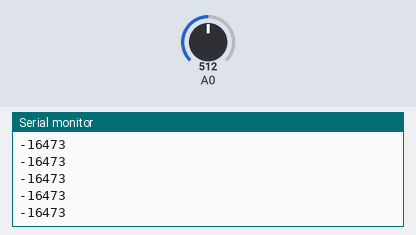
A sketch run on a simulated Arduino Uno, built with avr-gcc and run on an emulated ATmega328P. Parts: the last lines printed to the serial monitor. The inputs (shaded band) are chosen by the test bench; at power-on: A0 = 512.

Above: at 1.2 s.
1.3 s: A0 set to 716
At 2.3 s:
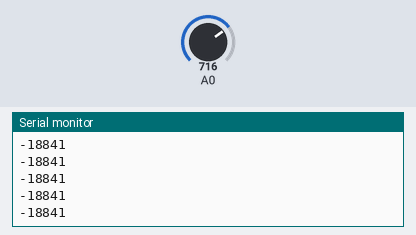
2.8 s: A0 set to 900
At 3.7 s:
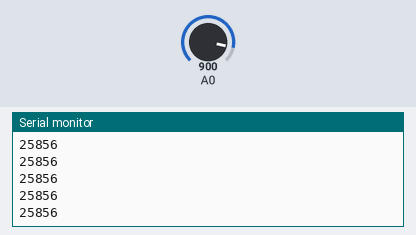
Timing chart, 0 to 5.8 s (numbered marks = the images above; inputs shaded):
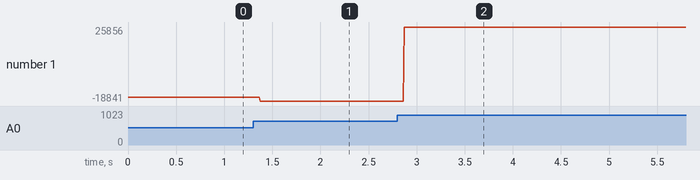

The sketch:

ewma.ino
```cpp
int prevValue;
// the setup routine runs once when you press reset:
void setup() {
  // initialize serial communication at 9600 bits per second:
  Serial.begin(9600);
}

// the loop routine runs over and over again forever:
void loop() {
  // read the input on analog pin 0:
  int sensorValue = pow(analogRead(A0)-300,2);
  int smoothValue = 0.8 * sensorValue + 0.2 * prevValue;
  int prevValue = smoothValue;
  // print out the value you read:
  Serial.println(smoothValue);
  delay(1);  // delay in between reads for stability
}
```

Measured:
- after the input at 1.3 s, the serial monitor: prints a new line after 0.07 s (image 1)
- after the input at 2.8 s, the serial monitor: prints a new line after 0.07 s (image 2)
- plotted number 1: -16473 → -18841 after the input at 1.3 s, -18841 → 2585 after the input at 2.8 s
